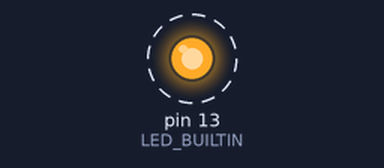
Recording of a sketch running on a simulated Arduino Uno, built with avr-gcc and run on an emulated ATmega328P. Shown: output pins drawn as LEDs (lit = HIGH). Dashed ring = blinking.

Above: at 0.05 s.
Timing chart, 0 to 3.0 s (numbered marks = the images above):
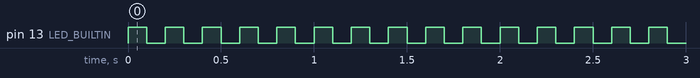

The sketch:

02-LED.ino
```cpp
void setup() {
  // put your setup code here, to run once:
  pinMode(LED_BUILTIN, OUTPUT);
}

void Beeper(int highDelay, int lowDelay);

void loop() {
  // put your main code here, to run repeatedly:
  int highDelay = 100;  // high volt time
  int lowDelay = 100;   // low volt time
  Beeper(highDelay, lowDelay);
}

void Beeper(int highDelay, int lowDelay)
{
  digitalWrite(LED_BUILTIN, HIGH);
  delay(highDelay);
  digitalWrite(LED_BUILTIN, LOW);
  delay(lowDelay);
}
```

Measured:
- by itself, pin 13 (LED_BUILTIN): alternates HIGH for 0.10 s and LOW for 0.10 s
